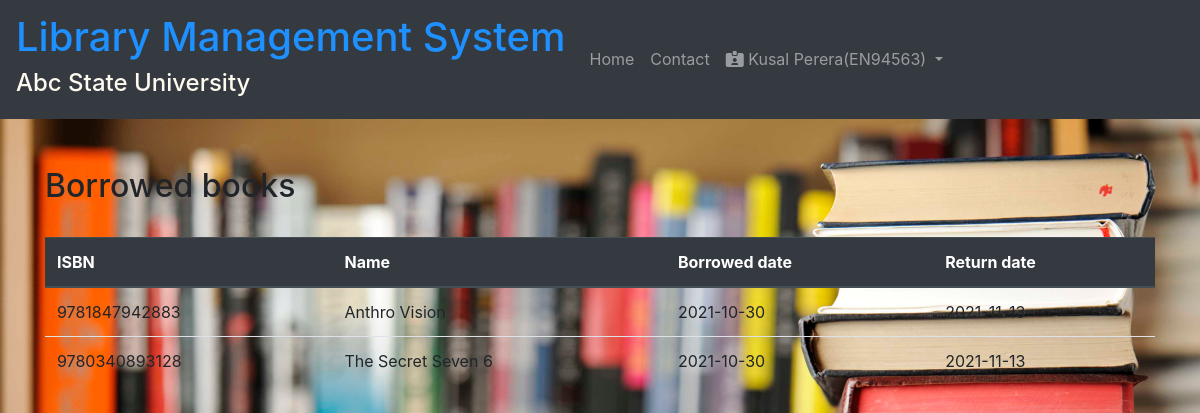
The app's page /Member/borrowed_books.php (signed in) with its own data.
### tables this page shows
CREATE TABLE `lending_records` (
  `record_id` int NOT NULL AUTO_INCREMENT,
  `isbn` varchar(45) NOT NULL,
  `reg_no` varchar(10) NOT NULL,
  `date_issued` date NOT NULL,
  `due_date` date NOT NULL,
  `returned` varchar(5) NOT NULL DEFAULT 'no',
  PRIMARY KEY (`record_id`)
);

CREATE TABLE `books` (
  `book_id` int NOT NULL AUTO_INCREMENT,
  `name` varchar(45) NOT NULL,
  `isbn` varchar(45) NOT NULL,
  `author` varchar(45) NOT NULL,
  `copies` int NOT NULL DEFAULT '0',
  `category` varchar(20) DEFAULT NULL,
  `available` int NOT NULL,
  PRIMARY KEY (`book_id`,`isbn`),
  UNIQUE KEY `isbn_UNIQUE` (`isbn`)
);

### Member/borrowed_books.php (the view, shortened to what this page needs)
<?php
include "template.php";
include "navbar_member.php";
?>
<body>
<div class="container mt-5">
    <h2>Borrowed books</h2>
    <br>
    <table class="table">
        <thead class="thead-dark">
        <tr>
            <th>ISBN</th>
            <th>Name</th>
            <th>Borrowed date</th>
            <th>Return date</th>
        </tr>
        </thead>
        <tbody>
        <?php
        $conn = getConnection();
        $sql = "SELECT * FROM lending_records WHERE reg_no='{$_SESSION['regno']}' AND returned='no'";
        $result = $conn->query($sql);
        if ($result->num_rows > 0) {
            while($row = $result->fetch_assoc()) {
                $name = $conn->query("SELECT name FROM books WHERE isbn='{$row['isbn']}'")->fetch_assoc()['name'];
                echo "<tr>";
                echo "<td>" . $row['isbn'] . "</td>";
                echo "<td>" . $name . "</td>";
                echo "<td>" . $row['date_issued'] . "</td>";
                echo "<td>" . $row['due_date'] . "</td>";
                echo "</tr>";
            }
        }
        ?>
        </tbody>
    </table>
</div>
</body>

### css/home.css (style rules this page uses)
body { background-image: url("../imgs/home.jpg"); background-size: 100%; }

### records on screen
lending_records: isbn "9781847942883", isbn.name "Anthro Vision", date_issued "2021-10-30", due_date "2021-11-13"
lending_records: isbn "9780340893128", isbn.name "The Secret Seven 6", date_issued "2021-10-30", due_date "2021-11-13"

### other values on screen
$_SESSION['name'] "Kusal Perera"
$_SESSION['regno'] "EN94563"
